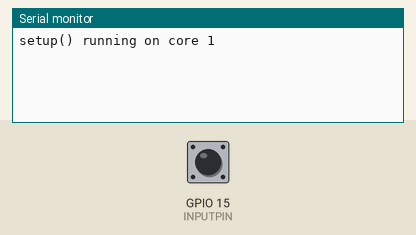
Simulated run of this sketch. Board: ESP32. Shown: the last lines printed to the serial monitor. The test bench sets the inputs (shaded band); at power-on: GPIO 15 (INPUTPIN) HIGH.

Above: at 1.2 s.
1.3 s: GPIO 15 (INPUTPIN) pulled LOW for 0.15 s
At 2.6 s:
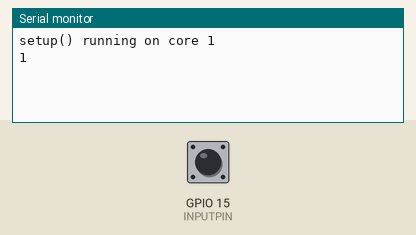
2.9 s: GPIO 15 (INPUTPIN) pulled LOW for 1 s
At 5.1 s:
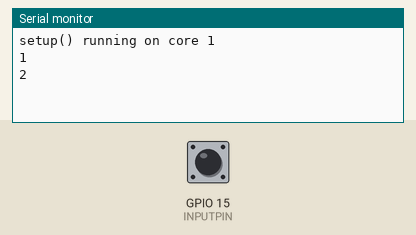
5.4 s: GPIO 15 (INPUTPIN) pulled LOW for 0.15 s
At 6.0 s:
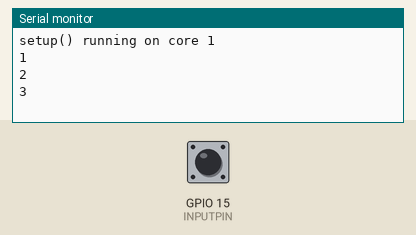

Measured:
- after the input at 1.3 s, the serial monitor: prints a new line after 0.15 s (image 1)
- after the input at 2.9 s, the serial monitor: prints a new line after 1.0 s (image 2)
- after the input at 5.4 s, the serial monitor: prints a new line after 0.15 s (image 3)

The sketch:

Frequency_Counterr_with_Interrupt.ino
```cpp
volatile int count = 0;
unsigned long lastEntry, lastDisplay;
int frequency, tst;

#define INPUTPIN 15

portMUX_TYPE synch = portMUX_INITIALIZER_UNLOCKED;

void IRAM_ATTR isr() {
  portENTER_CRITICAL(&synch);
  count++;
  Serial.println(count);
  portEXIT_CRITICAL(&synch);
}


void setup() {
  Serial.begin(115200);
  Serial.print("setup() running on core ");
  Serial.println(xPortGetCoreID());
  pinMode(INPUTPIN, INPUT_PULLUP);
  attachInterrupt(INPUTPIN, isr, RISING);
  lastEntry = millis();
}

void loop() {
  /*
  if (millis() > lastEntry + 1000) {
    frequency = count;
    // display(0, "frequency=", frequency);
    lastEntry = millis();
    count = 0;
  }
  if (millis() > lastDisplay + 500) {
    lastDisplay = millis();
    // display(2, "Other=", tst++);
  }
  */
}
```
